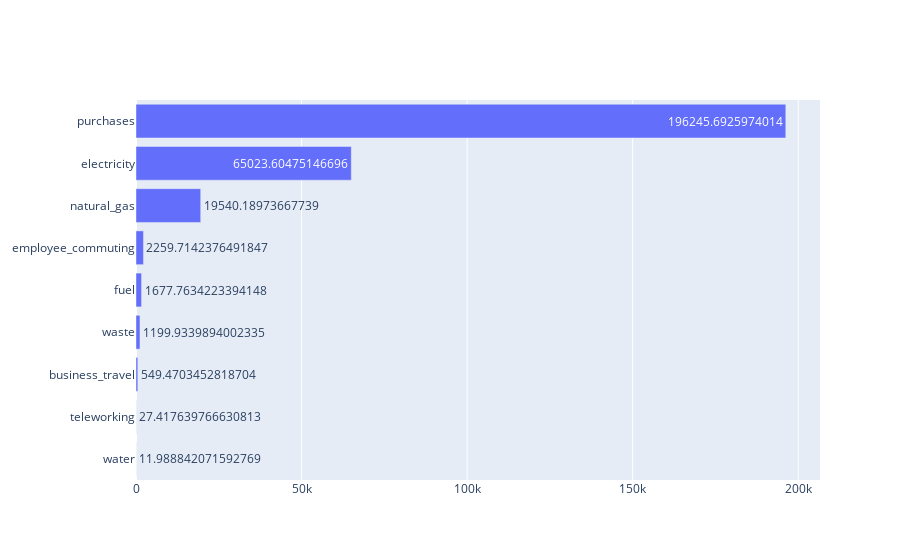

Notebook code for this chart:
### Code cell
by_group = (df.groupby('emission_group')['quantity_ghg_emissions'].sum() / 1000).to_frame().reset_index().sort_values(by='quantity_ghg_emissions')

fig = go.Figure(go.Bar(y=by_group['emission_group'], 
                       x=by_group['quantity_ghg_emissions'], 
                       orientation='h', 
                       text=by_group['quantity_ghg_emissions'], 
                       #text_template="%{text:,.0f}"
                      ))
#fig.update_data(texttemplate = f"{text}")
fig.show()

### Figure 1 — Plotly figure (JSON) as saved in the notebook; plotly's stock layout.template omitted (floating-point values rounded to 4 significant figures)
{"data": [{"orientation": "h", "text": [11.99, 27.42, 549.5, 1200.0, 1678.0, 2260.0, 19540.0, 65020.0, 196200.0], "type": "bar", "x": [11.99, 27.42, 549.5, 1200.0, 1678.0, 2260.0, 19540.0, 65020.0, 196200.0], "y": ["water", "teleworking", "business_travel", "waste", "fuel", "employee_commuting", "natural_gas", "electricity", "purchases"]}], "layout": {"autosize": true, "xaxis": {"autorange": true, "range": [0, 206600.0], "type": "linear"}, "yaxis": {"autorange": true, "range": [-0.5, 8.5], "type": "category"}}}
